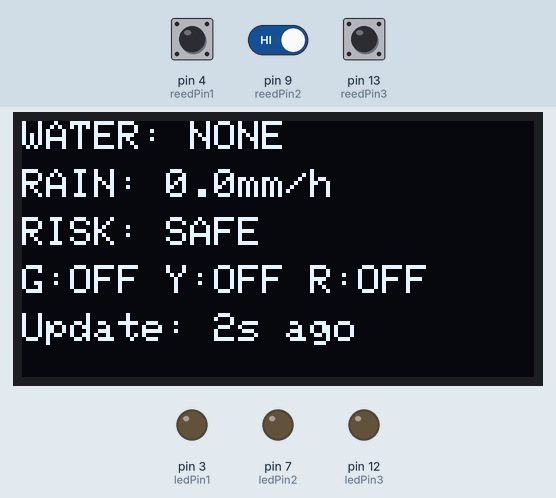
Bench run of a sketch on a simulated Arduino Uno, built with avr-gcc and run on an emulated ATmega328P. On the bench: 128×64 one-colour display, output pins drawn as LEDs (lit = HIGH). Inputs (shaded band) come from the test bench; at power-on: pin 13 (reedPin3) HIGH, pin 4 (reedPin1) HIGH, pin 9 (reedPin2) HIGH. What the sketch prints to the serial monitor is not drawn.

Above: at 2.9 s.
3.0 s: pin 13 (reedPin3) driven LOW
At 5.0 s:
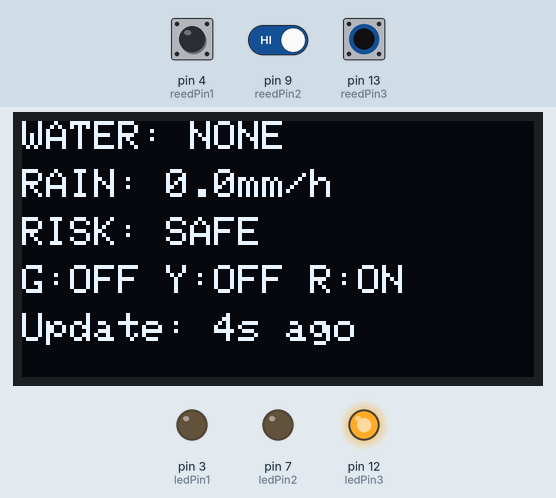
6.0 s: pin 4 (reedPin1) driven LOW
At 6.8 s:
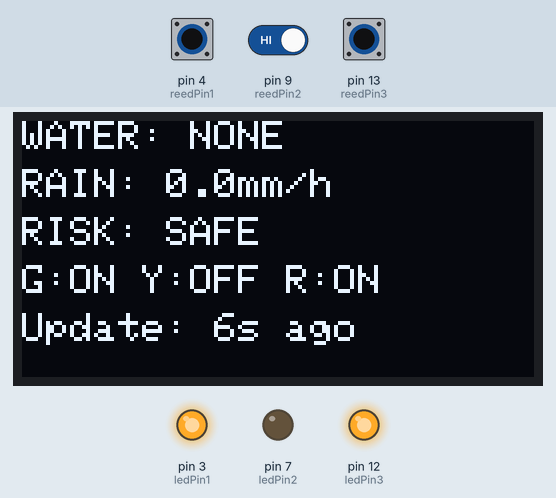
9.0 s: pin 9 (reedPin2) driven LOW
At 10.9 s:
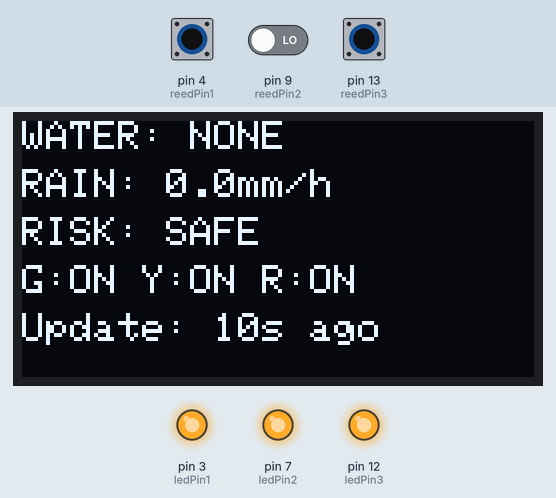
12.0 s: pin 4 (reedPin1) pulsed HIGH 2 times (0.12 s each, 0.3 s apart)
At 12.9 s:
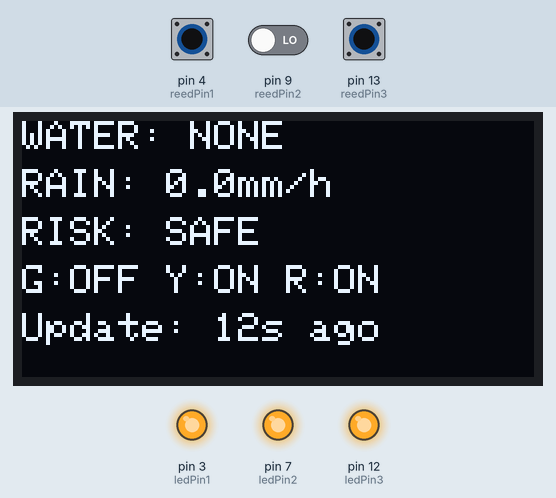
14.1 s: pin 13 (reedPin3) pulsed HIGH 5 times (0.12 s each, 0.3 s apart)
At 17.2 s:
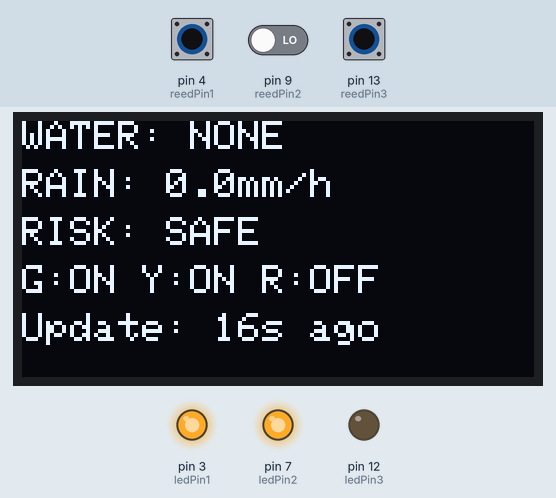
Timing chart, 0 to 18.2 s (numbered marks = the images above; inputs shaded):
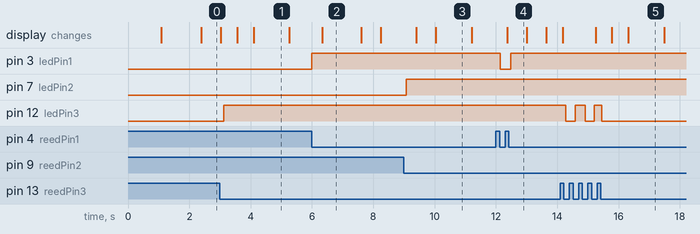

The sketch:

arduino.ino
```cpp
#include <Wire.h>
#include <Adafruit_GFX.h>
#include <Adafruit_SSD1306.h>

#define SCREEN_WIDTH 128
#define SCREEN_HEIGHT 64

// OLED 객체
Adafruit_SSD1306 display(SCREEN_WIDTH, SCREEN_HEIGHT, &Wire, -1);

const int reedPin1 = 4;
const int reedPin2 = 9;
const int reedPin3 = 13;
const int ledPin1 = 3;
const int ledPin2 = 7;
const int ledPin3 = 12;

int reedState1;
int reedState2;
int reedState3;
int prevState1 = HIGH;   // 처음엔 열려있다고 가정
int prevState2 = HIGH;
int prevState3 = HIGH;

// LED 상태를 기억 (OLED에 표시용)
bool led1On = false;
bool led2On = false;
bool led3On = false;

// Python으로부터 받을 데이터
String waterLevel = "NONE";  // NONE, GREEN, YELLOW, RED
float rainfall = 0.0;
String riskLevel = "SAFE";   // SAFE, CAUTION, WARNING, DANGER
unsigned long lastDataUpdate = 0;

// OLED에 통합 정보 출력
void updateDisplay() {
  display.clearDisplay();
  display.setTextSize(1);
  display.setTextColor(SSD1306_WHITE);

  // 첫 번째 줄: 물 높이 상태
  display.setCursor(0, 0);
  display.print("WATER: ");
  display.println(waterLevel);

  // 두 번째 줄: 강수량
  display.setCursor(0, 12);
  display.print("RAIN: ");
  display.print(rainfall, 1);
  display.println("mm/h");

  // 세 번째 줄: 위험도
  display.setCursor(0, 24);
  display.print("RISK: ");
  display.println(riskLevel);

  // 네 번째 줄: 센서 상태
  display.setCursor(0, 36);
  display.print("G:");
  display.print(led1On ? "ON " : "OFF ");
  display.print("Y:");
  display.print(led2On ? "ON " : "OFF ");
  display.print("R:");
  display.print(led3On ? "ON" : "OFF");

  // 마지막 줄: 데이터 업데이트 시간
  display.setCursor(0, 48);
  unsigned long secondsSinceUpdate = (millis() - lastDataUpdate) / 1000;
  display.print("Update: ");
  display.print(secondsSinceUpdate);
  display.println("s ago");

  display.display();
}

void setup() {
  pinMode(ledPin1, OUTPUT);
  pinMode(ledPin2, OUTPUT);
  pinMode(ledPin3, OUTPUT);
  pinMode(reedPin1, INPUT_PULLUP);
  pinMode(reedPin2, INPUT_PULLUP);
  pinMode(reedPin3, INPUT_PULLUP);

  Serial.begin(9600);

  // OLED 초기화
  if (!display.begin(SSD1306_SWITCHCAPVCC, 0x3C)) { // 주소 0x3C가 일반적
    Serial.println(F("SSD1306 allocation failed"));
    for (;;); // 멈춤
  }

  display.clearDisplay();
  display.setTextSize(1);
  display.setTextColor(SSD1306_WHITE);
  display.setCursor(0, 0);
  display.println("System Start");
  display.display();
  delay(1000);

  updateDisplay();  // 초기 상태 표시
}

void loop(){
  reedState1 = digitalRead(reedPin1);
  reedState2 = digitalRead(reedPin2);
  reedState3 = digitalRead(reedPin3);

  // 리드스위치1 (GREEN)
  if (prevState1 == HIGH && reedState1 == LOW) {
    // 자석 붙는 순간 → 토글
    led1On = !led1On;
    digitalWrite(ledPin1, led1On ? HIGH : LOW);
    Serial.println(led1On ? "led green ON" : "led green OFF");
  }

  // 리드스위치2 (YELLOW)
  if (prevState2 == HIGH && reedState2 == LOW) {
    // 자석 붙는 순간 → 토글
    led2On = !led2On;
    digitalWrite(ledPin2, led2On ? HIGH : LOW);
    Serial.println(led2On ? "led yellow ON" : "led yellow OFF");
  }

  // 리드스위치3 (RED)
  if (prevState3 == HIGH && reedState3 == LOW) {
    // 자석 붙는 순간 → 토글
    led3On = !led3On;
    digitalWrite(ledPin3, led3On ? HIGH : LOW);
    Serial.println(led3On ? "led red ON" : "led red OFF");
  }

  // 상태 업데이트
  prevState1 = reedState1;
  prevState2 = reedState2;
  prevState3 = reedState3;

  // 센서 상태를 주기적으로 Python으로 전송 (형식: SENSOR:GREEN:YELLOW:RED)
  // 변경 시 즉시 전송 + 2초마다 주기적 전송
  static bool lastLed1On = false;
  static bool lastLed2On = false;
  static bool lastLed3On = false;
  static unsigned long lastSensorSend = 0;

  bool sensorChanged = (led1On != lastLed1On || led2On != lastLed2On || led3On != lastLed3On);
  bool timeToSend = (millis() - lastSensorSend >= 2000); // 2초마다

  if (sensorChanged || timeToSend) {
    Serial.print("SENSOR:");
    Serial.print(led1On ? "1" : "0");
    Serial.print(":");
    Serial.print(led2On ? "1" : "0");
    Serial.print(":");
    Serial.println(led3On ? "1" : "0");
    lastLed1On = led1On;
    lastLed2On = led2On;
    lastLed3On = led3On;
    lastSensorSend = millis();
  }

  // Python으로부터 데이터 수신 (형식: DATA:WATER_LEVEL:RAINFALL:RISK_LEVEL)
  if (Serial.available() > 0) {
    String received = Serial.readStringUntil('\n');
    received.trim();

    if (received.startsWith("DATA:")) {
      // 형식: DATA:WATER_LEVEL:RAINFALL:RISK_LEVEL
      // 예: DATA:YELLOW:100.5:DANGER
      int firstColon = received.indexOf(':');
      int secondColon = received.indexOf(':', firstColon + 1);
      int thirdColon = received.indexOf(':', secondColon + 1);

      if (firstColon != -1 && secondColon != -1 && thirdColon != -1) {
        waterLevel = received.substring(firstColon + 1, secondColon);
        rainfall = received.substring(secondColon + 1, thirdColon).toFloat();
        riskLevel = received.substring(thirdColon + 1);
        lastDataUpdate = millis();

        // 디버그: 시리얼 모니터에 수신 확인
        Serial.print("RECEIVED: ");
        Serial.print(waterLevel);
        Serial.print(" ");
        Serial.print(rainfall);
        Serial.print(" ");
        Serial.println(riskLevel);

        updateDisplay();
      }
    }
  }

  // 주기적으로 디스플레이 업데이트 (데이터가 없어도)
  static unsigned long lastDisplayUpdate = 0;
  if (millis() - lastDisplayUpdate > 500) {
    updateDisplay();
    lastDisplayUpdate = millis();
  }

  delay(100); // 안정성을 위한 짧은 딜레이
}
```

Measured:
- after the input at 3.0 s, pin 12 (ledPin3): LOW → HIGH after 0.13 s; the display: first differs from a run without the input after 0.56 s (image 1 shows a later state)
- after the input at 6.0 s, pin 3 (ledPin1): LOW → HIGH at once
- after the input at 9.0 s, pin 7 (ledPin2): LOW → HIGH after 0.07 s; the display: first changes after 0.41 s (image 3 shows a later state)
- after the input at 12.0 s, pin 3 (ledPin1): HIGH → LOW after 0.14 s, → HIGH 0.33 s later; the display: changes after 0.38 s (image 4)
- after the input at 14.1 s, pin 12 (ledPin3): goes LOW 0.30 s, HIGH 0.33 s, LOW 0.30 s, HIGH 0.23 s, then LOW, starting after 0.18 s
- what the display in image 1 shows lasts 1.2 s, from 4.1 s to 5.3 s
- what the display in image 2 shows lasts 1.3 s, from 6.3 s to 7.6 s
